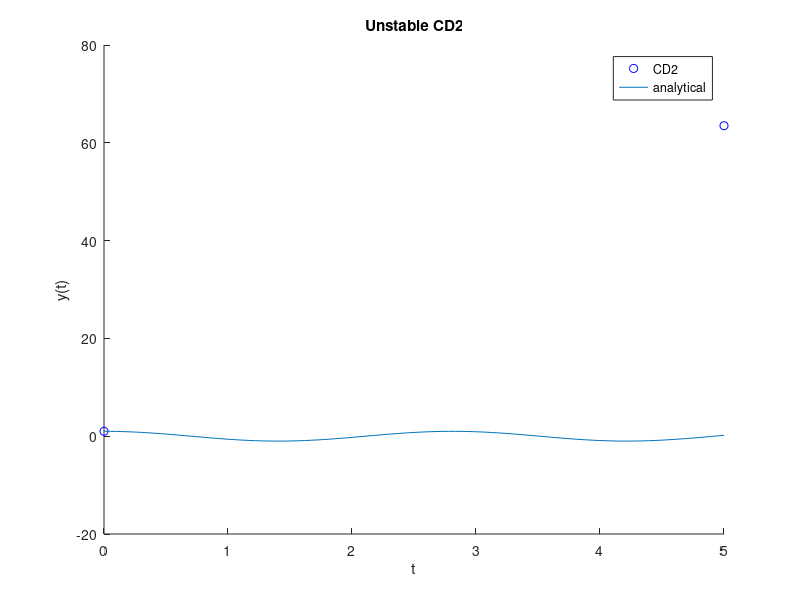

MATLAB code to generate this figure:
a = 0;
g = 0;
f = 1;
% INPUT TO THE PROGRAM
k = input("Time-step k: ");
b = input("Value for b: ");
T = input("End time T: ");

% SOLVE USING CD2
t = 0:k:T;
y = zeros(1, length(t)); % Column vector
y(1) = f; % Initial value
y(2) = (1 + k^2/2*b) * f;

for i=2:(length(t)-1)
    y(i+1) = -y(i-1) + 2*(1+b*k^2/2)*y(i);
end

% SOLVE USING CD4
y2 = zeros(1, length(t)); % Column vector
y2(1) = f; % Initial value
y2(2) = (1 + k^2/2*b + k^4/24*b^2) * f;

for i=2:(length(t)-1)
    y2(i+1) = -y2(i-1) + 2*y2(i) + k^2*(b+b^2*k^2/12)*y2(i);
end

hold on
plot(t, y, 'bo');
% plot(t, y2, 'ro');
title('Unstable CD2')
ylabel('y(t)')
xlabel('t')

t2 = linspace(0, T, 100);
analytical = @(t) cos(sqrt(abs(b))*t); % Trivial to solve analytically, with pen and paper
plot(t2, analytical(t2));
legend('CD2', 'analytical')
hold off

% For b = -1, find the largest possible time-step for CD4
% kVals = linspace(0.1, 10, 100000);
% kCurrent = 0;
% threshold = 0.5;
% 
% for i=1:length(kVals)
%     yk = CD4(kVals(i), -1, 10000);
%     % If it diverges, break the loop
%     if yk(end) > (1 + threshold) || yk(end) < (-1 - threshold)
%         break
%     end
%     kCurrent = kVals(i);
% end
% 
% disp(kCurrent)
